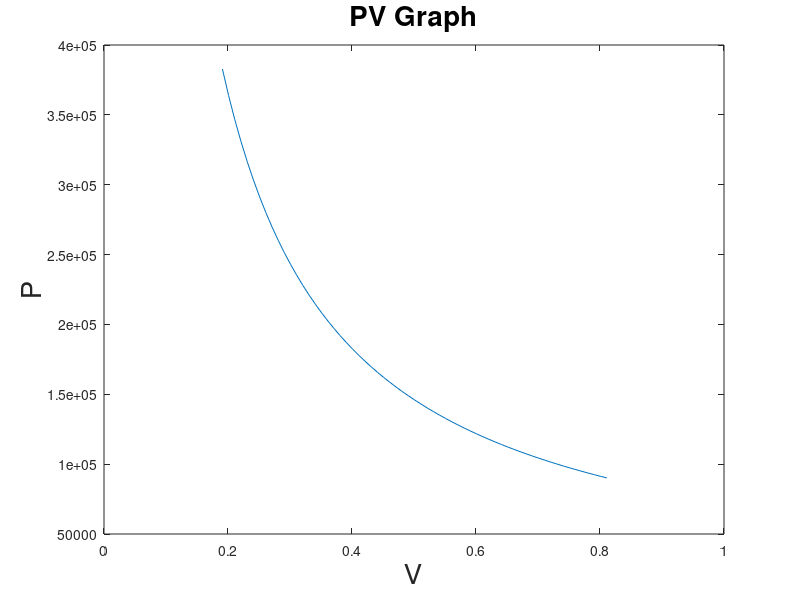

Write MATLAB code to recreate this figure.
v1=0.8110;
v2=0.1907;
gamma=1.24;
p1=0.9;
T1 = 253;
p2 = 7.2;
v=v1:-0.01:v2;
p=289*T1./v;
plot(v,p);
xlabel('V', 'FontSize', 20);
ylabel('P', 'FontSize', 20);
title('PV Graph', 'FontSize', 20);